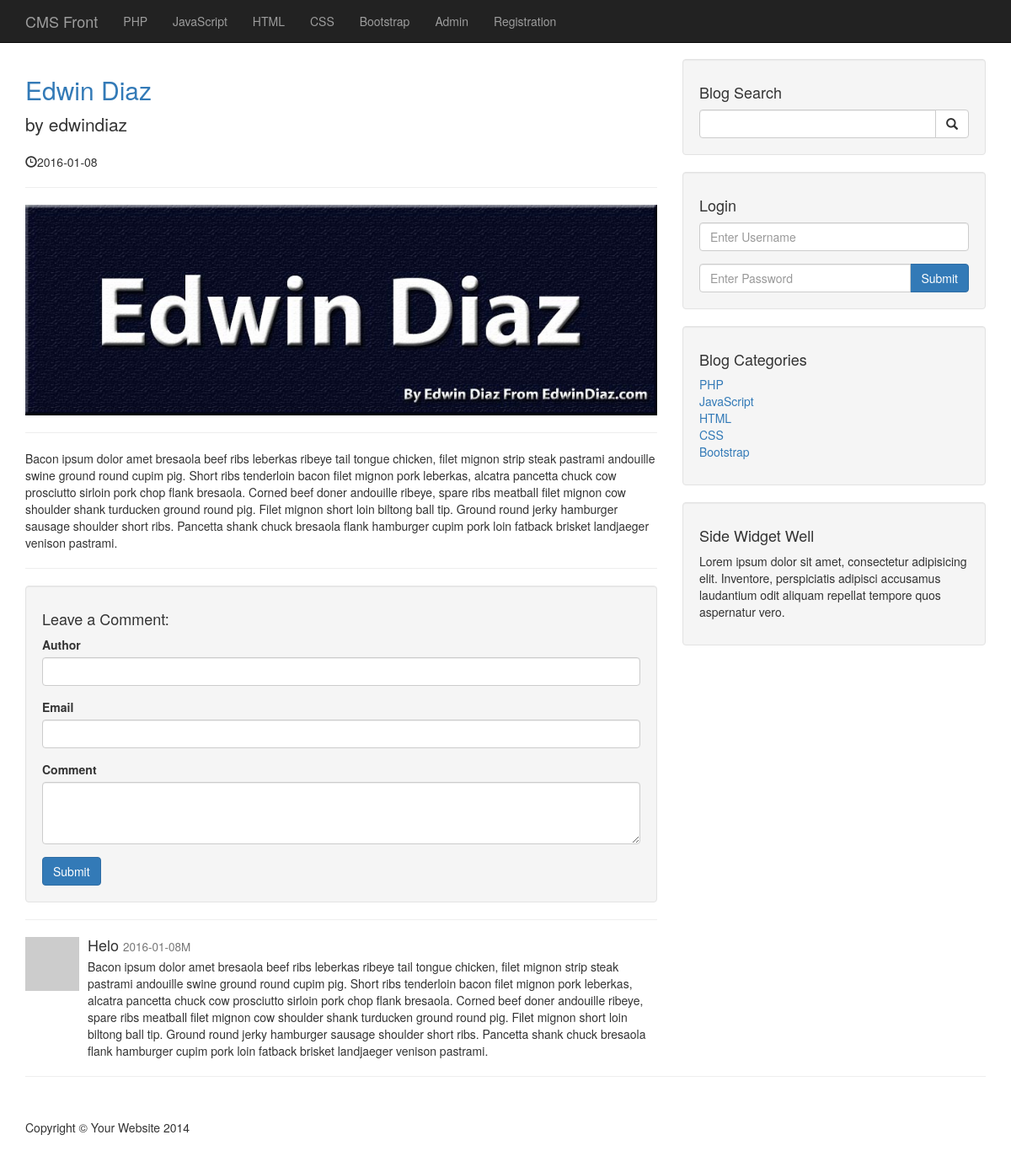
Screenshot of /post.php?&p_id=2 with the database file from the repository.
### tables this page shows
CREATE TABLE IF NOT EXISTS `categories` (
`cat_id` int(11) NOT NULL,
  `cat_title` varchar(255) NOT NULL
);

CREATE TABLE IF NOT EXISTS `posts` (
`post_id` int(11) NOT NULL,
  `post_author` varchar(50) NOT NULL,
  `post_user` varchar(50) NOT NULL,
  `post_title` varchar(50) NOT NULL,
  `post_content` text NOT NULL,
  `post_category_id` int(11) NOT NULL,
  `post_status` varchar(50) NOT NULL,
  `post_image` text NOT NULL,
  `post_tags` text NOT NULL,
  `post_comment_count` int(11) NOT NULL,
  `post_date` date NOT NULL,
  `post_views_count` int(11) NOT NULL
);

CREATE TABLE IF NOT EXISTS `comments` (
`comment_id` int(11) NOT NULL,
  `comment_post_id` int(11) NOT NULL,
  `comment_author` varchar(255) NOT NULL,
  `comment_content` text NOT NULL,
  `comment_email` varchar(50) NOT NULL,
  `comment_status` varchar(50) NOT NULL,
  `comment_date` date NOT NULL
);

### post.php (the view, shortened to what this page needs)
<?php
include "includes/db.php";
include "includes/header.php";
?>
    <?php include "includes/navigation.php"; ?>
    <div class="container">
        <div class="row">
            <div class="col-md-8">
<?php
if(isset($_GET['p_id'])) {
    $the_post_id = $_GET['p_id'];
    if(isset($_SESSION['user_role']) && $_SESSION['user_role'] == 'admin') {
        $query = "SELECT * FROM posts WHERE post_id = $the_post_id";
    } else {
        $query = "SELECT * FROM posts WHERE post_id = $the_post_id AND post_status = 'published'";
    }
                $select_all_posts_query = mysqli_query($connection, $query);
                while($row = mysqli_fetch_assoc($select_all_posts_query)) {
                    $post_title = $row['post_title'];
                    $post_user = $row['post_user'];
                    $post_date = $row['post_date'];
                    $post_image = $row['post_image'];
                    $post_content = $row['post_content'];
                    ?>
                    <h2>
                        <a href="#"><?php echo $post_title ?></a>
                    </h2>
                    <p class="lead">
                        by <?php echo $post_user ?>
                    </p>
                    <p><span class="glyphicon glyphicon-time"></span><?php echo $post_date ?></p>
                    <hr>
                    <img class="img-responsive" src="images/<?php echo $post_image ?>" alt="">
                    <hr>
                    <p><?php echo $post_content ?></p>
                    <hr>
                <?php
                    }
                ?>
                <div class="well">
                    <h4>Leave a Comment:</h4>
                    <form role="form" action="" method="post">
                        <div class="form-group">
                            <label for="author">Author</label>
                            <input type="text" class="form-control" name="comment_author">
                        </div>
                        <div class="form-group">
                            <label for="email">Email</label>
                            <input type="email" class="form-control" name="comment_email">
                        </div>
                        <div class="form-group">
                            <label for="comment">Comment</label>
                            <textarea name="comment_content" class="form-control" rows="3"></textarea>
                        </div>
                        <button type="submit" class="btn btn-primary" name="create_comment">Submit</button>
                    </form>
                </div>
                <hr>
<?php
$query = "SELECT * FROM comments WHERE comment_post_id = {$the_post_id} ";
$query .= "AND comment_status = 'approved' ";
$query .= "ORDER BY comment_id DESC ";
$select_comment_query = mysqli_query($connection, $query);
while($row = mysqli_fetch_assoc($select_comment_query)) {
    $comment_date = $row['comment_date'];
    $comment_content = $row['comment_content'];
    $comment_author = $row['comment_author'];
?>
                <div class="media">
                    <a class="pull-left" href="#">
                        <img class="media-object" src="http://placehold.it/64x64" alt="">
                    </a>
                    <div class="media-body">
                        <h4 class="media-heading"><?php echo $comment_author; ?>
                            <small><?php echo $comment_date; ?>M</small>
                        </h4>
                        <?php echo $comment_content; ?>
                    </div>
                </div>
<?php
}
       } else {
        header("Location: index.php");
    }
?>
            </div>
            <?php include "includes/sidebar.php" ?>
        </div>
        <hr>
<?php include "includes/footer.php"; ?>

### includes/navigation.php (shortened to what this page needs)
<nav class="navbar navbar-inverse navbar-fixed-top" role="navigation">
        <div class="container">
            <div class="navbar-header">
                <a class="navbar-brand" href="index.php">CMS Front</a>
            </div>
            <div class="collapse navbar-collapse" id="bs-example-navbar-collapse-1">
                <ul class="nav navbar-nav">
                    <?php
                    $query = "SELECT * FROM categories";
                    $select_all_categories_query = mysqli_query($connection, $query);
                    while($row = mysqli_fetch_assoc($select_all_categories_query)) {
                        $cat_id = $row['cat_id'];
                        $cat_title = $row['cat_title'];
                        echo "<li><a href = 'category.php?category={$cat_id}'>{$cat_title}</a></li>";
                    }
                    ?>
                    <li>
                        <a href="admin">Admin</a>
                    </li>
                    <li><a href="registration.php">Registration</a></li>
                </ul>
            </div>
        </div>
    </nav>

### includes/sidebar.php
<div class="col-md-4">
    <div class="well">
        <h4>Blog Search</h4>
        <form action="search.php" method="post">
        <div class="input-group">
            <input name="search" type="text" class="form-control">
            <span class="input-group-btn">
            <button name="submit" class="btn btn-default" type="submit">
                <span class="glyphicon glyphicon-search"></span>
            </button>
            </span>
        </div>
        </form>
    </div>
    <div class="well">
        <h4>Login</h4>
        <form action="includes/login.php" method="post">
        <div class="form-group">
            <input name="username" type="text" class="form-control" placeholder="Enter Username">
        </div>
        <div class="input-group">
            <input name="password" type="password" class="form-control" placeholder="Enter Password">
            <span class="input-group-btn">
                <button class="btn btn-primary" name="login" type="submit">Submit</button>
            </span>
        </div>
        </form>
    </div>
    <div class="well">
    <?php
        $query = "SELECT * FROM categories";
        $select_categories_sidebar = mysqli_query($connection, $query);
    ?>
        <h4>Blog Categories</h4>
        <div class="row">
            <div class="col-lg-12">
                <ul class="list-unstyled">
                    <?php
                        while($row = mysqli_fetch_assoc($select_categories_sidebar)) {
                            $cat_title = $row['cat_title'];
                            $cat_id = $row['cat_id'];
                            echo "<li><a href='category.php?category={$cat_id}'>{$cat_title}</a></li>";
                        }
                    ?>
                </ul>
            </div>
        </div>
    </div>
    <?php include "widget.php" ?>
</div>

### css/blog-home.css (style rules this page uses)
body { padding-top: 70px; }

### rows the page displays
categories: cat_title "PHP"
categories: cat_title "JavaScript"
categories: cat_title "HTML"
categories: cat_title "CSS"
categories: cat_title "Bootstrap"
posts: post_title "Edwin Diaz", post_user "edwindiaz", post_date "2016-01-08", post_image (picture), post_content "Bacon ipsum dolor amet bresaola beef ribs leberkas ribeye tail tongue chicken, filet mignon strip steak pastrami andouille swine ground round cupim pig. Short ribs tenderloin bacon filet mignon pork leberkas, alcatra pancetta chuck cow prosciutto sirloin pork chop flank bresaola. Corned beef doner andouille ribeye, spare ribs meatball filet mignon cow shoulder shank turducken ground round pig. Filet mignon short loin biltong ball tip. Ground round jerky hamburger sausage shoulder short ribs. Pancetta shank chuck bresaola flank hamburger cupim pork loin fatback brisket landjaeger venison pastrami."
comments: comment_author "Helo", comment_date "2016-01-08", comment_content "Bacon ipsum dolor amet bresaola beef ribs leberkas ribeye tail tongue chicken, filet mignon strip steak pastrami andouille swine ground round cupim pig. Short ribs tenderloin bacon filet mignon pork leberkas, alcatra pancetta chuck cow prosciutto sirloin pork chop flank bresaola. Corned beef doner andouille ribeye, spare ribs meatball filet mignon cow shoulder shank turducken ground round pig. Filet mignon short loin biltong ball tip. Ground round jerky hamburger sausage shoulder short ribs. Pancetta shank chuck bresaola flank hamburger cupim pork loin fatback brisket landjaeger venison pastrami."
